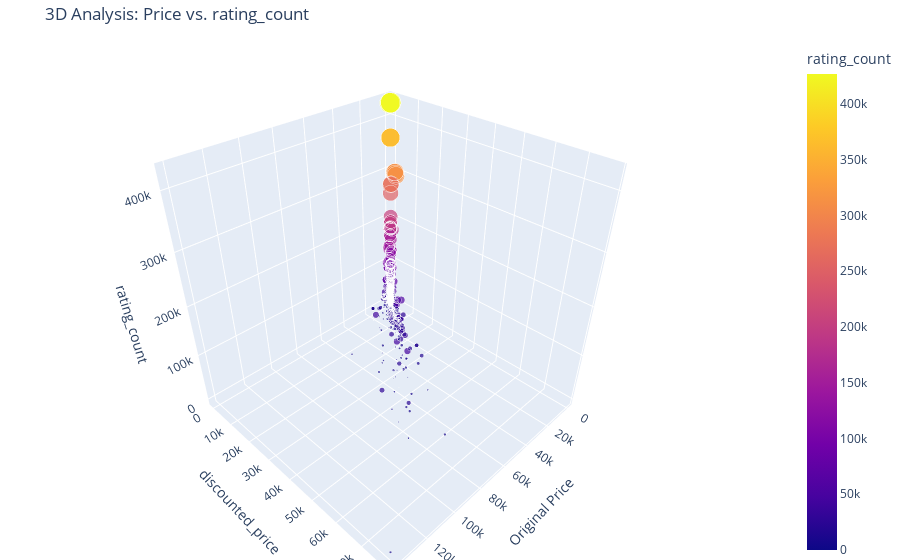

Notebook source saved alongside this figure:
### Code cell
import plotly.express as px

# 3D Scatter Plot 생성
fig = px.scatter_3d(
    df, 
    x='actual_price', 
    y='discounted_price', 
    z='rating_count',
    color='rating_count',           # 평점에 따라 색상 변경
    size='rating_count',      # 리뷰 수가 많을수록 점을 크게 표시
    opacity=0.7,
    labels={'actual_price': 'Original Price', 'discounted_price': 'discounted_price', 'rating_count': 'rating_count'},
    title='3D Analysis: Price vs. rating_count'
)

# 레이아웃 설정 (차트가 너무 작지 않게)
fig.update_layout(margin=dict(l=0, r=0, b=0, t=40))
fig.show()

### Figure 1 — Plotly figure (JSON) as saved in the notebook; plotly's stock layout.template omitted (floating-point values rounded to 4 significant figures; data arrays with more than 128 entries replaced by an {"elided": "..."} marker saying what was removed)
{"data": [{"hovertemplate": "Original Price=%{x}<br>discounted_price=%{y}<br>rating_count=%{marker.color}<extra></extra>", "legendgroup": "", "marker": {"color": {"elided": "1455 float values"}, "coloraxis": "coloraxis", "opacity": 0.7, "size": {"elided": "1455 float values"}, "sizemode": "area", "sizeref": 1067.0, "symbol": "circle"}, "mode": "markers", "name": "", "scene": "scene", "showlegend": false, "type": "scatter3d", "x": {"elided": "1455 float values"}, "y": {"elided": "1455 float values"}, "z": {"elided": "1455 float values"}}], "layout": {"coloraxis": {"colorbar": {"title": {"text": "rating_count"}}, "colorscale": [[0, "#0d0887"], [0.1111, "#46039f"], [0.2222, "#7201a8"], [0.3333, "#9c179e"], [0.4444, "#bd3786"], [0.5556, "#d8576b"], [0.6667, "#ed7953"], [0.7778, "#fb9f3a"], [0.8889, "#fdca26"], [1, "#f0f921"]]}, "legend": {"itemsizing": "constant", "tracegroupgap": 0}, "margin": {"b": 0, "l": 0, "r": 0, "t": 40}, "scene": {"domain": {"x": [0, 1], "y": [0, 1]}, "xaxis": {"title": {"text": "Original Price"}}, "yaxis": {"title": {"text": "discounted_price"}}, "zaxis": {"title": {"text": "rating_count"}}}, "title": {"text": "3D Analysis: Price vs. rating_count"}}}
